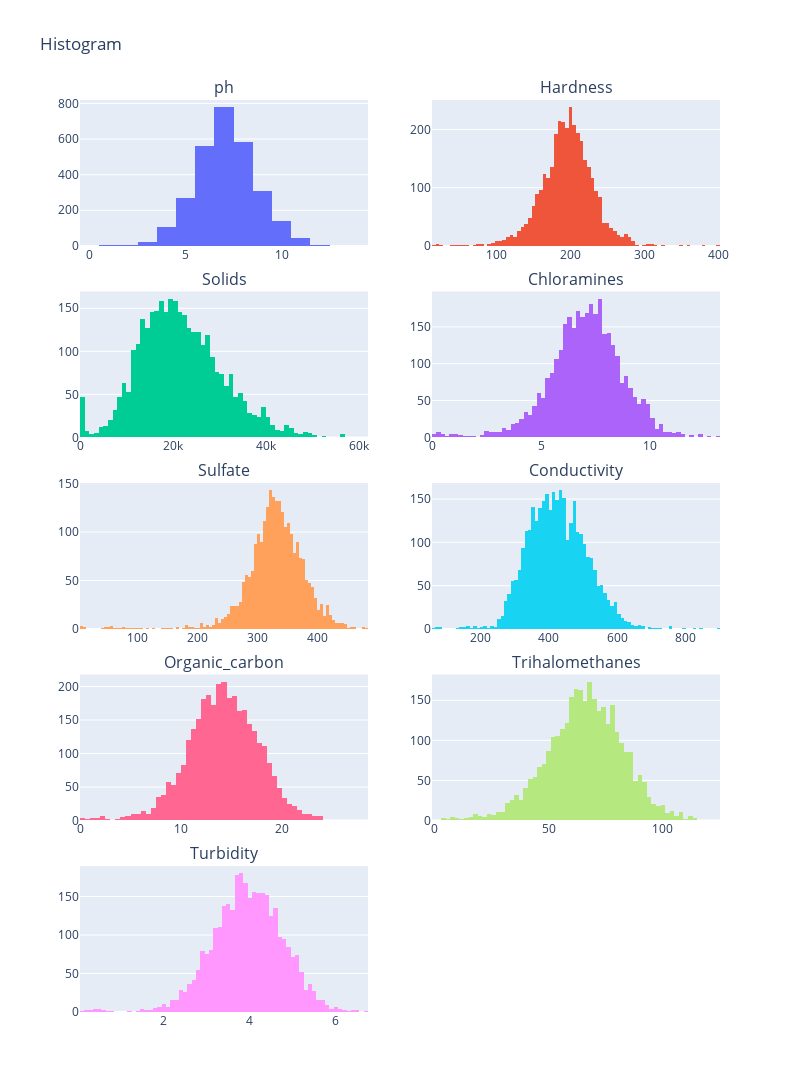

Notebook code for this chart:
### Markdown cell above
Data Analysis

### Code cell
fig = make_subplots(rows=5, cols=2, 
                    subplot_titles=('ph', 'Hardness', 'Solids', 'Chloramines', 'Sulfate', 
                                   'Conductivity','Organic_carbon', 'Trihalomethanes', 'Turbidity'),
                    vertical_spacing=0.05)

# Row 1
fig.add_trace(go.Histogram(x=data['ph'], name='ph'), row=1, col=1)
fig.add_trace(go.Histogram(x=data['Hardness'], name='Hardness'), row=1, col=2)

# Row 2
fig.add_trace(go.Histogram(x=data['Solids'], name='Solids'), row=2, col=1)
fig.add_trace(go.Histogram(x=data['Chloramines'], name='Chloramines'), row=2, col=2)

# Row 3
fig.add_trace(go.Histogram(x=data['Sulfate'], name='Sulfate'), row=3, col=1)
fig.add_trace(go.Histogram(x=data['Conductivity'], name='Conductivity'), row=3, col=2)

# Row 4
fig.add_trace(go.Histogram(x=data['Organic_carbon'], name='Organic_carbon'), row=4, col=1)
fig.add_trace(go.Histogram(x=data['Trihalomethanes'], name='Trihalomethanes'), row=4, col=2)

# Row 5
fig.add_trace(go.Histogram(x=data['Turbidity'], name='Turbidity'), row=5, col=1)

fig.update_layout(height=1800, width=800, title_text="Histogram", showlegend=False)
fig.show()

### Figure 1 — Plotly figure (JSON) as saved in the notebook; plotly's stock layout.template omitted (floating-point values rounded to 4 significant figures; data arrays with more than 128 entries replaced by an {"elided": "..."} marker saying what was removed)
{"data": [{"name": "ph", "type": "histogram", "x": {"elided": "3326 float values"}, "xaxis": "x", "yaxis": "y"}, {"name": "Hardness", "type": "histogram", "x": {"elided": "3326 float values"}, "xaxis": "x2", "yaxis": "y2"}, {"name": "Solids", "type": "histogram", "x": {"elided": "3326 float values"}, "xaxis": "x3", "yaxis": "y3"}, {"name": "Chloramines", "type": "histogram", "x": {"elided": "3326 float values"}, "xaxis": "x4", "yaxis": "y4"}, {"name": "Sulfate", "type": "histogram", "x": {"elided": "3326 float values"}, "xaxis": "x5", "yaxis": "y5"}, {"name": "Conductivity", "type": "histogram", "x": {"elided": "3326 float values"}, "xaxis": "x6", "yaxis": "y6"}, {"name": "Organic_carbon", "type": "histogram", "x": {"elided": "3326 float values"}, "xaxis": "x7", "yaxis": "y7"}, {"name": "Trihalomethanes", "type": "histogram", "x": {"elided": "3326 float values"}, "xaxis": "x8", "yaxis": "y8"}, {"name": "Turbidity", "type": "histogram", "x": {"elided": "3326 float values"}, "xaxis": "x9", "yaxis": "y9"}], "layout": {"annotations": [{"font": {"size": 16}, "showarrow": false, "text": "ph", "x": 0.225, "xanchor": "center", "xref": "paper", "y": 1, "yanchor": "bottom", "yref": "paper"}, {"font": {"size": 16}, "showarrow": false, "text": "Hardness", "x": 0.775, "xanchor": "center", "xref": "paper", "y": 1, "yanchor": "bottom", "yref": "paper"}, {"font": {"size": 16}, "showarrow": false, "text": "Solids", "x": 0.225, "xanchor": "center", "xref": "paper", "y": 0.79, "yanchor": "bottom", "yref": "paper"}, {"font": {"size": 16}, "showarrow": false, "text": "Chloramines", "x": 0.775, "xanchor": "center", "xref": "paper", "y": 0.79, "yanchor": "bottom", "yref": "paper"}, {"font": {"size": 16}, "showarrow": false, "text": "Sulfate", "x": 0.225, "xanchor": "center", "xref": "paper", "y": 0.58, "yanchor": "bottom", "yref": "paper"}, {"font": {"size": 16}, "showarrow": false, "text": "Conductivity", "x": 0.775, "xanchor": "center", "xref": "paper", "y": 0.58, "yanchor": "bottom", "yref": "paper"}, {"font": {"size": 16}, "showarrow": false, "text": "Organic_carbon", "x": 0.225, "xanchor": "center", "xref": "paper", "y": 0.37, "yanchor": "bottom", "yref": "paper"}, {"font": {"size": 16}, "showarrow": false, "text": "Trihalomethanes", "x": 0.775, "xanchor": "center", "xref": "paper", "y": 0.37, "yanchor": "bottom", "yref": "paper"}, {"font": {"size": 16}, "showarrow": false, "text": "Turbidity", "x": 0.225, "xanchor": "center", "xref": "paper", "y": 0.16, "yanchor": "bottom", "yref": "paper"}], "height": 1800, "showlegend": false, "title": {"text": "Histogram"}, "width": 800, "xaxis": {"anchor": "y", "domain": [0, 0.45]}, "xaxis10": {"anchor": "y10", "domain": [0.55, 1]}, "xaxis2": {"anchor": "y2", "domain": [0.55, 1]}, "xaxis3": {"anchor": "y3", "domain": [0, 0.45]}, "xaxis4": {"anchor": "y4", "domain": [0.55, 1]}, "xaxis5": {"anchor": "y5", "domain": [0, 0.45]}, "xaxis6": {"anchor": "y6", "domain": [0.55, 1]}, "xaxis7": {"anchor": "y7", "domain": [0, 0.45]}, "xaxis8": {"anchor": "y8", "domain": [0.55, 1]}, "xaxis9": {"anchor": "y9", "domain": [0, 0.45]}, "yaxis": {"anchor": "x", "domain": [0.84, 1]}, "yaxis10": {"anchor": "x10", "domain": [0, 0.16]}, "yaxis2": {"anchor": "x2", "domain": [0.84, 1]}, "yaxis3": {"anchor": "x3", "domain": [0.63, 0.79]}, "yaxis4": {"anchor": "x4", "domain": [0.63, 0.79]}, "yaxis5": {"anchor": "x5", "domain": [0.42, 0.58]}, "yaxis6": {"anchor": "x6", "domain": [0.42, 0.58]}, "yaxis7": {"anchor": "x7", "domain": [0.21, 0.37]}, "yaxis8": {"anchor": "x8", "domain": [0.21, 0.37]}, "yaxis9": {"anchor": "x9", "domain": [0, 0.16]}}}
